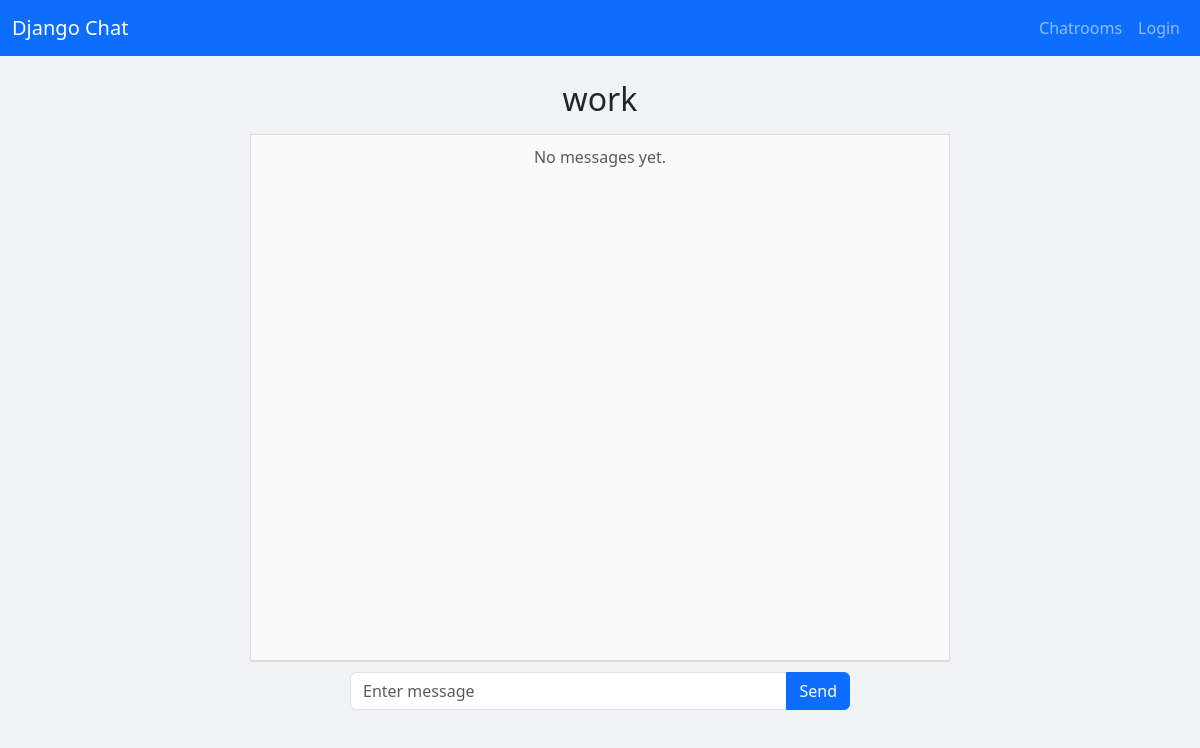
The page /rooms/work/ on the database as committed earlier.
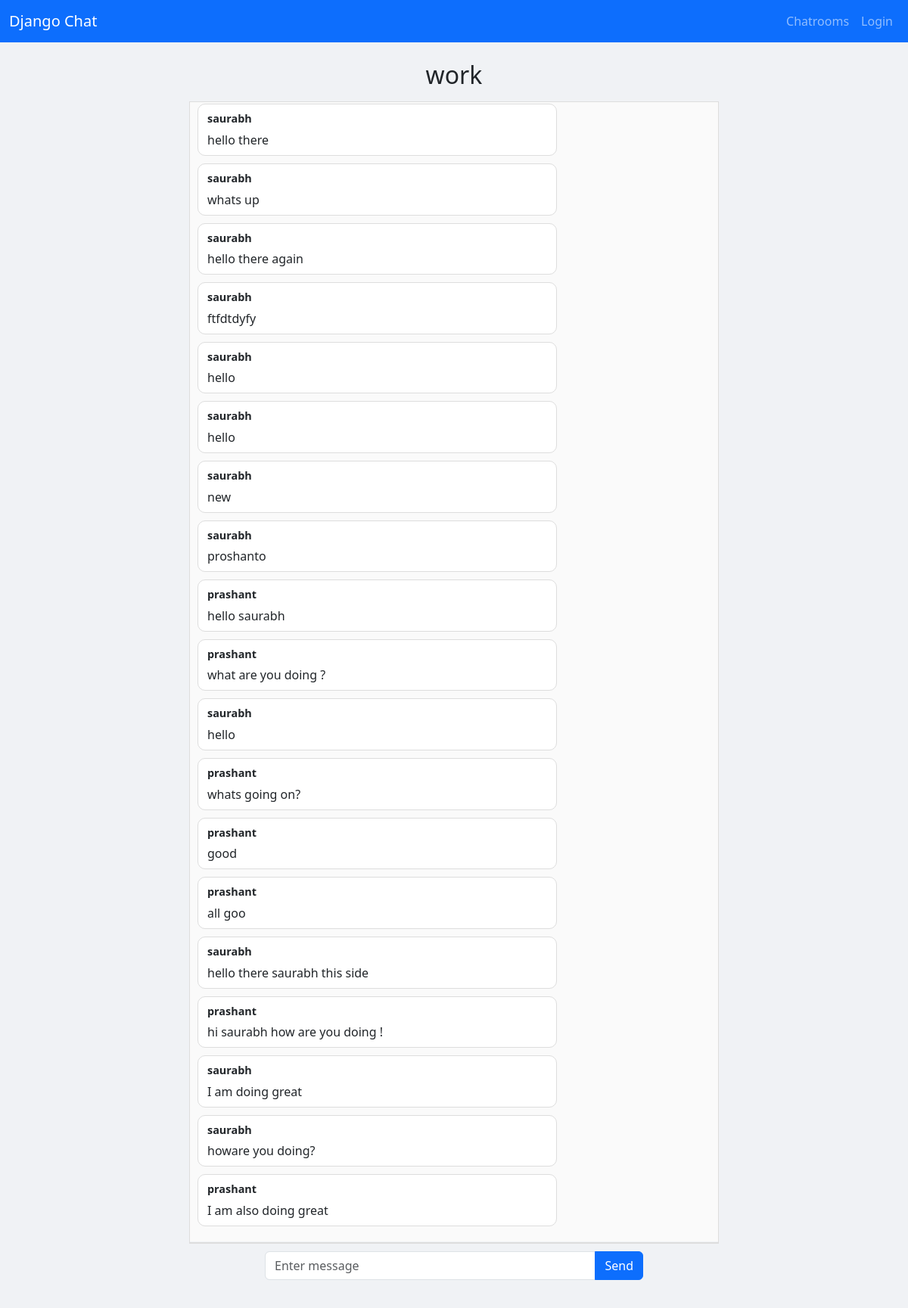
The same page on the database as committed later.
### chatapp/models.py (models this page shows)
class ChatRoom( models.Model):
    name= models.CharField(max_length=100)
    slug= models.SlugField(unique=True)

class ChatMessage(models.Model):
    user= models.ForeignKey(User, on_delete=models.CASCADE)
    room= models.ForeignKey(ChatRoom, on_delete=models.CASCADE)
    message= models.TextField()
    date= models.DateTimeField(auto_now_add=True)
    class Meta:
        ordering= ('date',)

### chatapp/views.py (the view)
# urls.py: path('<slug:slug>/',views.chatroom,name='chatroom')
def chatroom( request,slug):
    chatroom= ChatRoom.objects.get(slug=slug)
    messages= ChatMessage.objects.filter(room=chatroom)[0:30]
    return render(request,'chatapp/room.html',{'chatroom':chatroom, 'messages':messages})

### chatapp/templates/chatapp/room.html (shortened to what this page needs)
{% extends "chatapp/base.html" %}
{% block content %}
<div class="chat-container" style="max-width: 700px; margin: auto;">
    <h2 class="text-center mb-3">{{ chatroom.name }}</h2>
    <div class="chat-messages" id="chat-messages" style="height: 400px; overflow-y: auto; border: 1px solid #ddd; padding: 10px; background: #fafafa;">
        {% for message in messages %}
            <div class="message {% if message.user.username == request.user.username %}sent{% else %}received{% endif %}">
                <div class="username"><b>{{ message.user.username }}</b></div>
                <div>{{ message.message }}</div>
            </div>
        {% empty %}
            <p class="text-muted text-center">No messages yet.</p>
        {% endfor %}
    </div>
    <form id="chat-form" class="message-form d-flex justify-content-center" autocomplete="off">
        <div class="input-group" style="max-width: 500px;">
            <input id="message-input" type="text" name="message" class="form-control" placeholder="Enter message" required aria-label="Message input">
            <button id="send-button" class="btn btn-primary" type="submit" aria-label="Send message">Send</button>
        </div>
    </form>
</div>
{% endblock %}

### chatapp/templates/chatapp/base.html (shortened to what this page needs)
{% load static %}
<!DOCTYPE html>
<html lang="en">
<head>
    <link href="https://cdn.jsdelivr.net/npm/bootstrap@5.3.0/dist/css/bootstrap.min.css" rel="stylesheet">
</head>
<body>
    <nav class="navbar navbar-expand-lg navbar-dark bg-primary">
        <div class="container-fluid">
            <a class="navbar-brand" href="{% url 'index' %}">Django Chat</a>
            <div class="collapse navbar-collapse" id="navbarNav">
                <ul class="navbar-nav ms-auto">
                    <li class="nav-item">
                        <a class="nav-link" href="{% url 'index' %}">Chatrooms</a>
                    </li>
                    {% if user.is_authenticated %}
                        <li class="nav-item">
                            <a class="nav-link" href="#">Logout ({{ user.username }})</a>
                        </li>
                    {% else %}
                        <li class="nav-item">
                            <a class="nav-link" href="#">Login</a>
                        </li>
                    {% endif %}
                </ul>
            </div>
        </div>
    </nav>
    <div class="container mt-4">
        {% block content %}
        {% endblock %}
    </div>
</body>
</html>

### chatapp/templates/chatapp/base.html (style rules this page uses)
body { background-color: #f0f2f5; }
.chat-container { max-width: 800px; margin: 0 auto; height: 80vh; display: flex; flex-direction: column; }
.chat-messages { flex-grow: 1; overflow-y: auto; padding: 20px; background-color: #fff; }
.message { margin-bottom: 10px; max-width: 70%; padding: 8px 12px; border-radius: 10px; position: relative; }
.message.received { background-color: #ffffff; margin-right: auto; border: 1px solid #ddd; }
.message .username { font-weight: bold; font-size: 0.9em; margin-bottom: 5px; }
.message-form { padding: 10px; background-color: #f0f2f5; border-top: 1px solid #ddd; }

Rows that differ between the two databases and show on the page:
added ChatMessage: user.username "saurabh", message "hello there"
added ChatMessage: user.username "saurabh", message "whats up"
added ChatMessage: user.username "saurabh", message "hello there again"
added ChatMessage: user.username "saurabh", message "ftfdtdyfy"
added ChatMessage: user.username "saurabh", message "hello"
added ChatMessage: user.username "saurabh", message "hello"
added ChatMessage: user.username "saurabh", message "new"
added ChatMessage: user.username "saurabh", message "proshanto"
added ChatMessage: user.username "prashant", message "hello saurabh"
added ChatMessage: user.username "prashant", message "what are you doing ?"
added ChatMessage: user.username "saurabh", message "hello"
added ChatMessage: user.username "prashant", message "whats going on?"
added ChatMessage: user.username "prashant", message "good"
added ChatMessage: user.username "prashant", message "all goo"
added ChatMessage: user.username "saurabh", message "hello there saurabh this side"
added ChatMessage: user.username "prashant", message "hi saurabh how are you doing !"
added ChatMessage: user.username "saurabh", message "I am doing great"
added ChatMessage: user.username "saurabh", message "howare you doing?"
added ChatMessage: user.username "prashant", message "I am also doing great"
Other text that changed with them:
text no longer shown: "No messages yet."
